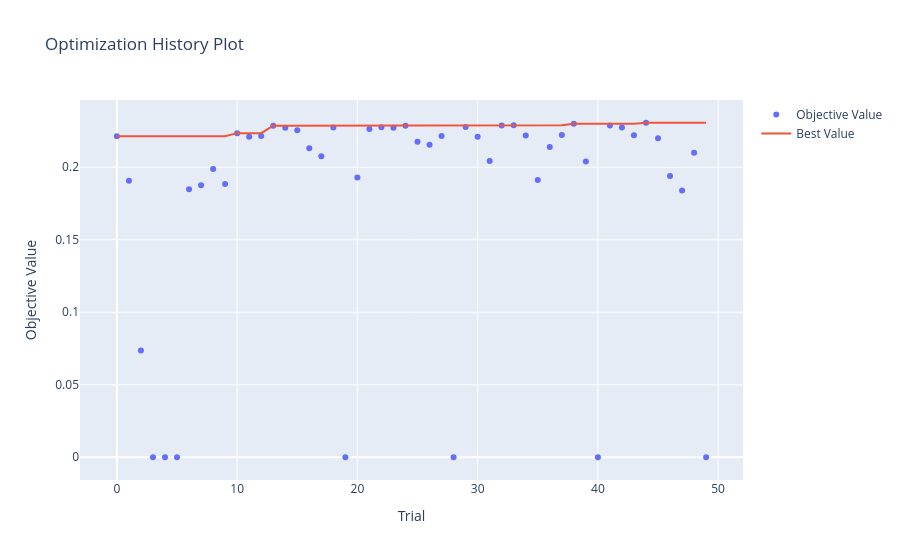
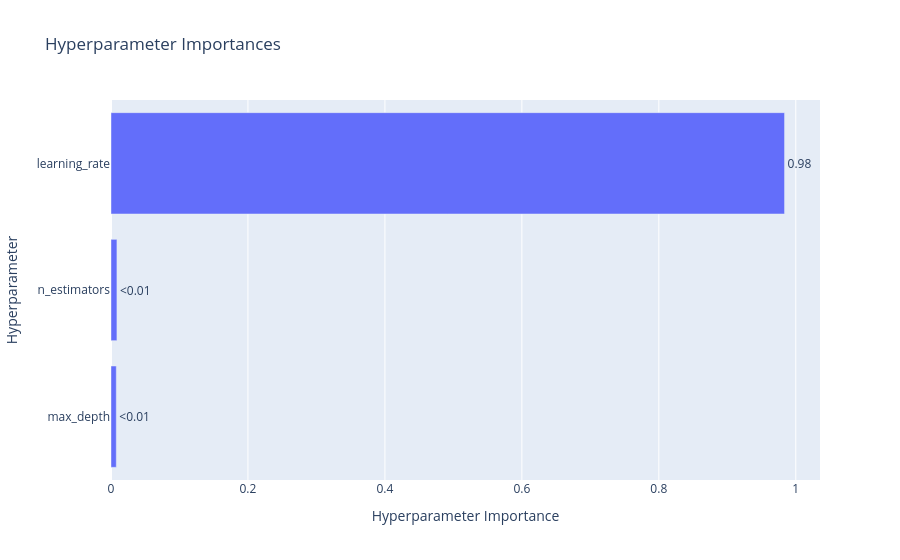
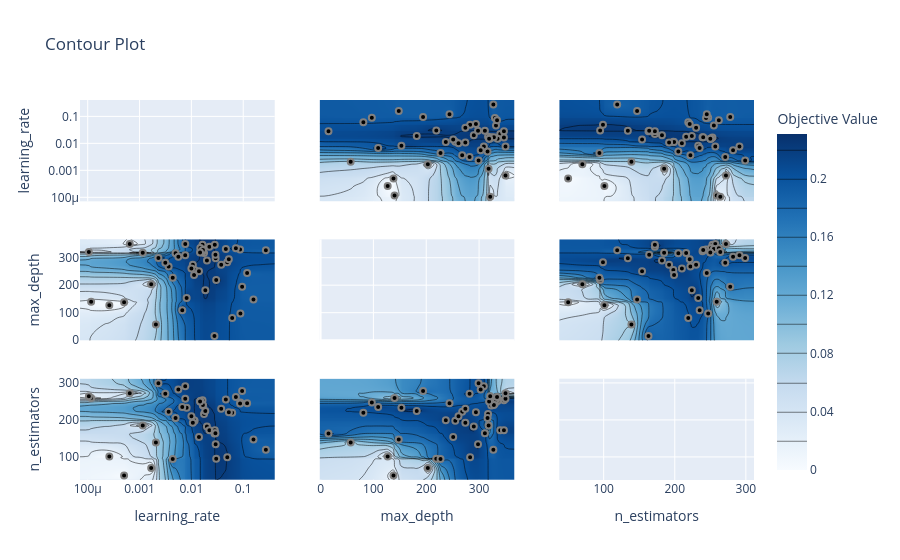

Notebook code cell kept with these figures, in order:
### Markdown cell above
### 2 - Modelo para Estisticas Globais

### Code cell
study_2 = optuna.create_study(direction="maximize")
study_2.optimize(lambda trial: objective(trial, X_treino_estat_globais, y_treino), n_trials=50, show_progress_bar=True)

plot_optimization_history(study_2).show()
plot_param_importances(study_2).show()
plot_contour(study_2).show()
